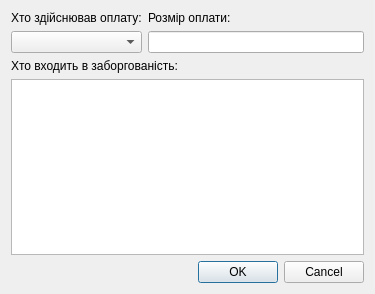
<?xml version="1.0" encoding="UTF-8"?>
<ui version="4.0">
 <class>Dialog</class>
 <widget class="QDialog" name="Dialog">
  <property name="geometry">
   <rect>
    <x>0</x>
    <y>0</y>
    <width>375</width>
    <height>294</height>
   </rect>
  </property>
  <property name="windowTitle">
   <string>Dialog</string>
  </property>
  <layout class="QVBoxLayout" name="verticalLayout">
   <item>
    <layout class="QGridLayout" name="gridLayout">
     <item row="0" column="1">
      <widget class="QLabel" name="amount_label">
       <property name="text">
        <string>Розмір оплати:</string>
       </property>
      </widget>
     </item>
     <item row="3" column="0" colspan="2">
      <widget class="QListWidget" name="who_in_debt">
       <property name="selectionMode">
        <enum>QAbstractItemView::MultiSelection</enum>
       </property>
      </widget>
     </item>
     <item row="1" column="0">
      <widget class="QComboBox" name="who_paid"/>
     </item>
     <item row="1" column="1">
      <widget class="QLineEdit" name="amount"/>
     </item>
     <item row="0" column="0">
      <widget class="QLabel" name="who_paid_label">
       <property name="text">
        <string>Хто здійснював оплату:</string>
       </property>
      </widget>
     </item>
     <item row="2" column="0" colspan="2">
      <widget class="QLabel" name="who_in_debt_label">
       <property name="text">
        <string>Хто входить в заборгованість:</string>
       </property>
      </widget>
     </item>
    </layout>
   </item>
   <item>
    <widget class="QDialogButtonBox" name="buttonBox">
     <property name="orientation">
      <enum>Qt::Horizontal</enum>
     </property>
     <property name="standardButtons">
      <set>QDialogButtonBox::Cancel|QDialogButtonBox::Ok</set>
     </property>
    </widget>
   </item>
  </layout>
 </widget>
 <resources/>
 <connections>
  <connection>
   <sender>buttonBox</sender>
   <signal>accepted()</signal>
   <receiver>Dialog</receiver>
   <slot>accept()</slot>
   <hints>
    <hint type="sourcelabel">
     <x>248</x>
     <y>254</y>
    </hint>
    <hint type="destinationlabel">
     <x>157</x>
     <y>274</y>
    </hint>
   </hints>
  </connection>
  <connection>
   <sender>buttonBox</sender>
   <signal>rejected()</signal>
   <receiver>Dialog</receiver>
   <slot>reject()</slot>
   <hints>
    <hint type="sourcelabel">
     <x>316</x>
     <y>260</y>
    </hint>
    <hint type="destinationlabel">
     <x>286</x>
     <y>274</y>
    </hint>
   </hints>
  </connection>
 </connections>
</ui>
